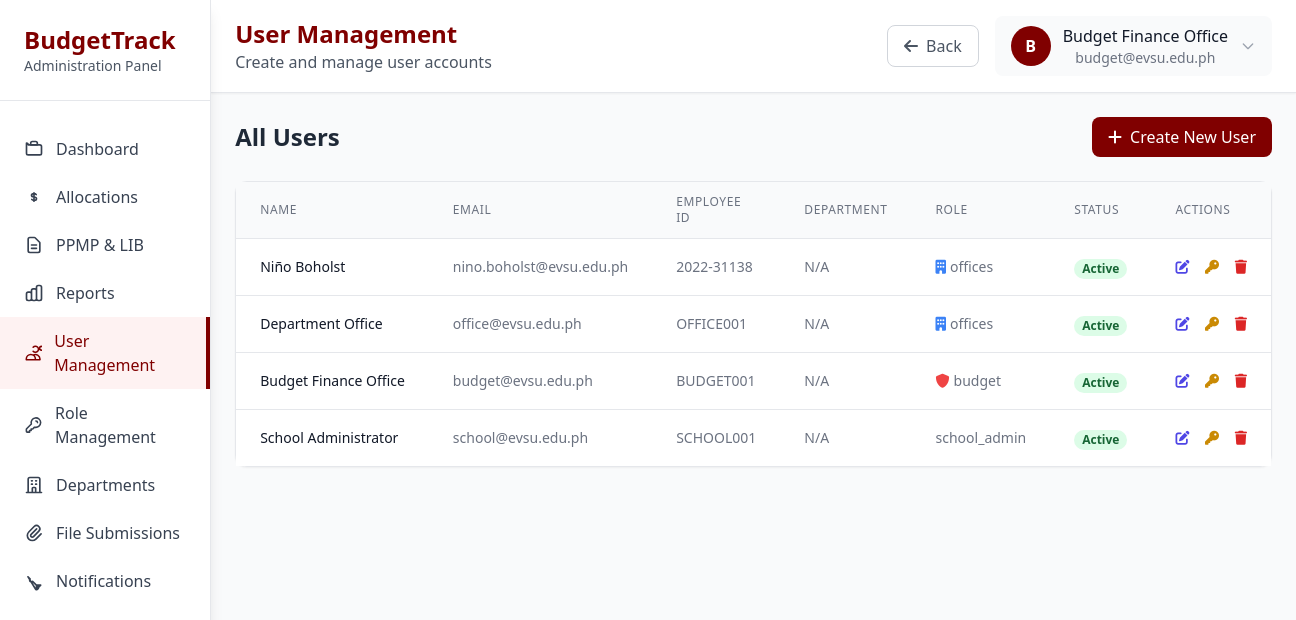
Page /pages/user_management.php (signed in) on the committed database.
### tables this page shows
CREATE TABLE `users` (
  `id` int(11) NOT NULL,
  `email` varchar(100) NOT NULL,
  `password_hash` varchar(255) NOT NULL,
  `first_name` varchar(50) NOT NULL,
  `last_name` varchar(50) NOT NULL,
  `middle_name` varchar(50) DEFAULT NULL,
  `employee_id` varchar(20) DEFAULT NULL,
  `department_id` int(11) DEFAULT NULL,
  `role_id` int(11) NOT NULL,
  `is_active` tinyint(1) DEFAULT 1,
  `last_login` timestamp NULL DEFAULT NULL,
  `created_by` int(11) DEFAULT NULL,
  `created_at` timestamp NOT NULL DEFAULT current_timestamp(),
  `updated_at` timestamp NOT NULL DEFAULT current_timestamp() ON UPDATE current_timestamp()
);

CREATE TABLE `roles` (
  `id` int(11) NOT NULL,
  `role_name` varchar(50) NOT NULL,
  `role_description` text DEFAULT NULL,
  `created_at` timestamp NOT NULL DEFAULT current_timestamp(),
  `updated_at` timestamp NOT NULL DEFAULT current_timestamp() ON UPDATE current_timestamp()
);

### config/database.php (called while the page is built, shortened)
<?php
class Database {
    private $host = 'localhost';
    private $db_name = 'budgettrack_db';
    private $username = 'root';
    private $password = '';
    public function getConnection() {
        $this->conn = null;
        try {
            $this->conn = new PDO(
                "mysql:host=" . $this->host . ";dbname=" . $this->db_name . ";charset=utf8",
                $this->username,
                $this->password,
                array(
                    PDO::ATTR_ERRMODE => PDO::ERRMODE_EXCEPTION,
                    PDO::ATTR_DEFAULT_FETCH_MODE => PDO::FETCH_ASSOC,
                    PDO::ATTR_EMULATE_PREPARES => false
                )
            );
        } catch(PDOException $exception) {
            echo "Connection error: " . $exception->getMessage();
        }
        return $this->conn;
    }
}
function getDB() {
    static $db = null;
    if ($db === null) {
        $database = new Database();
        $db = $database->getConnection();
    }
    return $db;
}
?>

### classes/User.php (called while the page is built, shortened)
<?php
require_once __DIR__ . '/../config/database.php';
class User {
    private $conn;
    private $table_name = "users";
    public function __construct() {
        $this->conn = getDB();
    }
    public function getAllUsers() {
        $query = "SELECT u.*, r.role_name, d.dept_name,
                         CONCAT(creator.first_name, ' ', creator.last_name) as created_by_name
                  FROM " . $this->table_name . " u
                  LEFT JOIN roles r ON u.role_id = r.id
                  LEFT JOIN departments d ON u.department_id = d.id
                  LEFT JOIN users creator ON u.created_by = creator.id
                  ORDER BY u.created_at DESC";
        $stmt = $this->conn->prepare($query);
        $stmt->execute();
        return $stmt->fetchAll(PDO::FETCH_ASSOC);
    }
}
?>

### pages/user_management.php (the view, shortened to what this page needs)
<?php
require_once __DIR__ . '/../classes/User.php';
$user = new User();
$users = $user->getAllUsers();
?>
<!DOCTYPE html>
<html lang="en">
<head>
    <script src="https://cdn.tailwindcss.com"></script>
    <link rel="stylesheet" href="https://cdnjs.cloudflare.com/ajax/libs/font-awesome/6.0.0/css/all.min.css">
</head>
<body class="bg-gray-50 font-inter">
    <div class="flex min-h-screen">
        <div class="w-64 bg-white shadow-lg border-r border-gray-200 relative">
            <div class="p-6 border-b border-gray-200">
                <h2 class="text-2xl font-bold text-maroon">BudgetTrack</h2>
                <p class="text-sm text-gray-600">Administration Panel</p>
            </div>
            <nav class="mt-6">
                <a href="admin_dashboard.php" class="flex items-center px-6 py-3 text-gray-700 hover:bg-gray-50 hover:text-maroon">
                    Dashboard
                </a>
                <a href="allocations.php" class="flex items-center px-6 py-3 text-gray-700 hover:bg-gray-50 hover:text-maroon">
                    <svg class="w-5 h-5 mr-3" fill="none" stroke="currentColor" viewBox="0 0 24 24">
                        <path stroke-linecap="round" stroke-linejoin="round" stroke-width="2" d="M12 8c-1.657 0-3 .895-3 2s1.343 2 3 2 3 .895 3 2-1.343 2-3 2m0-8c1.11 0 2.08.402 2.599 1M12 8V7m0 1v8m0 0v1m0-1c-1.11 0-2.08-.402-2.599-1"></path>
                    </svg>
                    Allocations
                </a>
                <a href="ppmp_lib.php" class="flex items-center px-6 py-3 text-gray-700 hover:bg-gray-50 hover:text-maroon">
                    <svg class="w-5 h-5 mr-3" fill="none" stroke="currentColor" viewBox="0 0 24 24">
                        <path stroke-linecap="round" stroke-linejoin="round" stroke-width="2" d="M9 12h6m-6 4h6m2 5H7a2 2 0 01-2-2V5a2 2 0 012-2h5.586a1 1 0 01.707.293l5.414 5.414a1 1 0 01.293.707V19a2 2 0 01-2 2z"></path>
                    </svg>
                    PPMP & LIB
                </a>
                <a href="reports_admin.php" class="flex items-center px-6 py-3 text-gray-700 hover:bg-gray-50 hover:text-maroon">
                    Reports
                </a>
                <a href="user_management.php" class="flex items-center px-6 py-3 text-maroon bg-red-50 border-r-4 border-maroon">
                    <svg class="w-5 h-5 mr-3" fill="none" stroke="currentColor" viewBox="0 0 24 24">
                        <path stroke-linecap="round" stroke-linejoin="round" stroke-width="2" d="M12 4.354a4 4 0 110 5.292M15 21H3v-1a6 6 0 0112 0v1zm0 0h6v-1a6 6 0 00-9-5.197m13.5-9a2.5 2.5 0 11-5 0 2.5 2.5 0 015 0z"></path>
                    </svg>
                    User Management
                </a>
                <a href="role_management.php" class="flex items-center px-6 py-3 text-gray-700 hover:bg-gray-50 hover:text-maroon">
                    <svg class="w-5 h-5 mr-3" fill="none" stroke="currentColor" viewBox="0 0 24 24">
                        <path stroke-linecap="round" stroke-linejoin="round" stroke-width="2" d="M15 7a2 2 0 012 2m4 0a6 6 0 01-7.743 5.743L11 17H9v2H7v2H4a1 1 0 01-1-1v-2.586a1 1 0 01.293-.707l5.964-5.964A6 6 0 1121 9z"></path>
                    </svg>
                    Role Management
                </a>
                <a href="department_management.php" class="flex items-center px-6 py-3 text-gray-700 hover:bg-gray-50 hover:text-maroon">
                    <svg class="w-5 h-5 mr-3" fill="none" stroke="currentColor" viewBox="0 0 24 24">
                        <path stroke-linecap="round" stroke-linejoin="round" stroke-width="2" d="M19 21V5a2 2 0 00-2-2H7a2 2 0 00-2 2v16m14 0h2m-2 0h-5m-9 0H3m2 0h5M9 7h1m-1 4h1m4-4h1m-1 4h1m-5 10v-5a1 1 0 011-1h2a1 1 0 011 1v5m-4 0h4"></path>
                    </svg>
                    Departments
                </a>
                <a href="submissions_admin.php" class="flex items-center px-6 py-3 text-gray-700 hover:bg-gray-50 hover:text-maroon">
                    <svg class="w-5 h-5 mr-3" fill="none" stroke="currentColor" viewBox="0 0 24 24">
                        <path stroke-linecap="round" stroke-linejoin="round" stroke-width="2" d="M15.172 7l-6.586 6.586a2 2 0 102.828 2.828l6.414-6.586a4 4 0 00-5.656-5.656l-6.415 6.585a6 6 0 108.486 8.486L20.5 13"></path>
                    </svg>
                    File Submissions
                </a>
                <a href="notifications_admin.php" class="flex items-center px-6 py-3 text-gray-700 hover:bg-gray-50 hover:text-maroon">
                    <svg class="w-5 h-5 mr-3" fill="none" stroke="currentColor" viewBox="0 0 24 24">
                        <path stroke-linecap="round" stroke-linejoin="round" stroke-width="2" d="M15 17h5l-5 5v-5zM4.828 7l2.586 2.586a2 2 0 102.828 2.828l6.414 6.414a2 2 0 01-2.828 2.828L4.828 7z"></path>
                    </svg>
                    Notifications
                </a>
            </nav>
        </div>
        <div class="flex-1 flex flex-col">
            <div class="bg-white shadow-sm border-b border-gray-200 px-6 py-4">
                <div class="flex justify-between items-center">
                    <div>
                        <h1 class="text-2xl font-bold text-maroon">User Management</h1>
                        <p class="text-gray-600">Create and manage user accounts</p>
                </div>
                <div class="flex items-center space-x-4">
                        <button onclick="goBack()" class="px-4 py-2 text-gray-600 hover:text-gray-800 border border-gray-300 rounded-lg hover:bg-gray-50">
                            <i class="fas fa-arrow-left mr-2"></i>Back
                        </button>
                        <div class="relative">
                            <button onclick="toggleProfileDropdown()" class="flex items-center space-x-3 bg-gray-50 px-4 py-2 rounded-lg hover:bg-gray-100 transition-colors">
                                <div class="w-10 h-10 bg-maroon rounded-full flex items-center justify-center text-white font-semibold">
                                    <?php echo strtoupper(substr($_SESSION['user_name'], 0, 1)); ?>
                                </div>
                                <div>
                                    <div class="font-medium text-gray-900"><?php echo htmlspecialchars($_SESSION['user_name']); ?></div>
                                    <div class="text-sm text-gray-500"><?php echo htmlspecialchars($_SESSION['user_email']); ?></div>
                                </div>
                                <svg class="w-4 h-4 text-gray-400" fill="none" stroke="currentColor" viewBox="0 0 24 24">
                                    <path stroke-linecap="round" stroke-linejoin="round" stroke-width="2" d="M19 9l-7 7-7-7"></path>
                                </svg>
                            </button>
                        </div>
                </div>
            </div>
        </div>
            <div class="flex-1 p-6">
        <div class="flex justify-between items-center mb-6">
                    <h2 class="text-2xl font-bold text-gray-800">All Users</h2>
                    <button onclick="openCreateModal()" class="bg-maroon hover:bg-maroon-dark text-white px-4 py-2 rounded-lg flex items-center">
                <i class="fas fa-plus mr-2"></i> Create New User
            </button>
        </div>
                <div class="bg-white rounded-xl shadow-sm border border-gray-200">
            <table class="min-w-full divide-y divide-gray-200">
                <thead class="bg-gray-50">
                    <tr>
                        <th class="px-6 py-3 text-left text-xs font-medium text-gray-500 uppercase tracking-wider">Name</th>
                        <th class="px-6 py-3 text-left text-xs font-medium text-gray-500 uppercase tracking-wider">Email</th>
                        <th class="px-6 py-3 text-left text-xs font-medium text-gray-500 uppercase tracking-wider">Employee ID</th>
                        <th class="px-6 py-3 text-left text-xs font-medium text-gray-500 uppercase tracking-wider">Department</th>
                        <th class="px-6 py-3 text-left text-xs font-medium text-gray-500 uppercase tracking-wider">Role</th>
                        <th class="px-6 py-3 text-left text-xs font-medium text-gray-500 uppercase tracking-wider">Status</th>
                        <th class="px-6 py-3 text-left text-xs font-medium text-gray-500 uppercase tracking-wider">Actions</th>
                    </tr>
                </thead>
                <tbody class="bg-white divide-y divide-gray-200">
                    <?php foreach ($users as $u): ?>
                    <tr>
                        <td class="px-6 py-4 whitespace-nowrap">
                            <div class="text-sm font-medium text-gray-900">
                                <?php echo htmlspecialchars($u['first_name'] . ' ' . $u['last_name']); ?>
                            </div>
                        </td>
                        <td class="px-6 py-4 whitespace-nowrap text-sm text-gray-500">
                            <?php echo htmlspecialchars($u['email']); ?>
                        </td>
                        <td class="px-6 py-4 whitespace-nowrap text-sm text-gray-500">
                            <?php echo htmlspecialchars($u['employee_id']); ?>
                        </td>
                        <td class="px-6 py-4 whitespace-nowrap text-sm text-gray-500">
                            <?php echo htmlspecialchars($u['dept_name'] ?? 'N/A'); ?>
                        </td>
                        <td class="px-6 py-4 whitespace-nowrap text-sm text-gray-500">
                            <span class="inline-flex items-center">
                                <?php if ($u['role_name'] === 'admin'): ?>
                                    <i class="fas fa-crown text-yellow-500 mr-1"></i>
                                <?php elseif ($u['role_name'] === 'budget'): ?>
                                    <i class="fas fa-shield-alt text-red-500 mr-1"></i>
                                <?php elseif ($u['role_name'] === 'offices'): ?>
                                    <i class="fas fa-building text-blue-500 mr-1"></i>
                                <?php endif; ?>
                                <?php echo htmlspecialchars($u['role_name']); ?>
                            </span>
                        </td>
                        <td class="px-6 py-4 whitespace-nowrap">
                            <span class="px-2 inline-flex text-xs leading-5 font-semibold rounded-full <?php echo $u['is_active'] ? 'bg-green-100 text-green-800' : 'bg-red-100 text-red-800'; ?>">
                                <?php echo $u['is_active'] ? 'Active' : 'Inactive'; ?>
                            </span>
                        </td>
                        <td class="px-6 py-4 whitespace-nowrap text-sm font-medium">
                            <button onclick="openEditModal(<?php echo htmlspecialchars(json_encode($u)); ?>)" class="text-indigo-600 hover:text-indigo-900 mr-3" title="Edit User">
                                <i class="fas fa-edit"></i>
                            </button>
                            <button onclick="openResetPasswordModal(<?php echo $u['id']; ?>, '<?php echo htmlspecialchars($u['first_name'] . ' ' . $u['last_name']); ?>')" class="text-yellow-600 hover:text-yellow-900 mr-3" title="Reset Password">
                                <i class="fas fa-key"></i>
                            </button>
                            <button onclick="deleteUser(<?php echo $u['id']; ?>)" class="text-red-600 hover:text-red-900" title="Deactivate User">
                                <i class="fas fa-trash"></i>
                            </button>
                        </td>
                    </tr>
                    <?php endforeach; ?>
                </tbody>
            </table>
                </div>
            </div>
        </div>
    </div>
</body>
</html>

### rows in the picture
users: first_name+last_name "Niño Boholst", email "nino.boholst@evsu.edu.ph", employee "2022-31138", dept_name "N/A", role.role_name "offices", is_active "Active"
users: first_name+last_name "Department Office", email "office@evsu.edu.ph", employee "OFFICE001", dept_name "N/A", role.role_name "offices", is_active "Active"
users: first_name+last_name "Budget Finance Office", email "budget@evsu.edu.ph", employee "BUDGET001", dept_name "N/A", role.role_name "budget", is_active "Active"
users: first_name+last_name "School Administrator", email "school@evsu.edu.ph", employee "SCHOOL001", dept_name "N/A", role.role_name "school_admin", is_active "Active"

### other values in the picture
substr($_SESSION['user_name'], 0, 1) "B"
$_SESSION['user_name'] "Budget Finance Office"
$_SESSION['user_email'] "budget@evsu.edu.ph"
